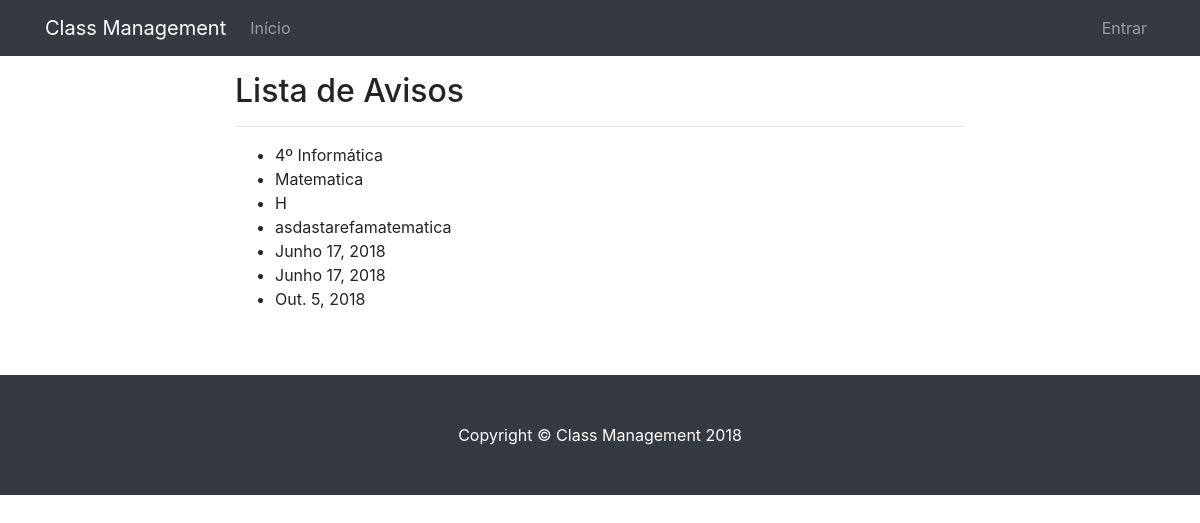
Screenshot of /visualizar/aviso/ with the database file from the repository.
### classmanagement/models.py (models this page shows, shortened)
class Aviso(models.Model):
    AVISO_CHOICES   = (
        ('N', 'Aviso'), #Notice
        ('H', 'Tarefa'), #Homework
        ('W', 'Trabalho'), #Work
        ('E', 'Prova'), #Exam
    )
    data_final              = models.DateField(auto_now=False, auto_now_add=False, blank=False, null=False, verbose_name="Data Final")
    tipo_aviso              = models.CharField(max_length=1, choices=AVISO_CHOICES, null=False, blank=False, help_text='Obrigatório.', verbose_name="Tipo de Aviso")
    comentarios             = models.TextField(null=True, blank=True)
    ultima_modificacao      = models.DateField(auto_now=True)
    data_post               = models.DateField(auto_now_add=True)
    turma                   = models.ForeignKey(Turma, on_delete=models.PROTECT, null=False, blank=False)
    materia                 = models.ForeignKey(Materia, on_delete=models.PROTECT, null=False, blank=False)

class Turma(models.Model):
    nome                    = models.CharField(max_length=120, blank=False, null=False, help_text='Obrigatório.')
    alunos                  = models.ManyToManyField(User, help_text='Obrigatório', related_name='alunos_matriculados')
    data_cadastro           = models.DateField(auto_now_add=True)
    representante           = models.ForeignKey(User, on_delete=models.PROTECT, blank=False, null=False)
    colegio                 = models.ForeignKey(Colegio, on_delete=models.PROTECT, blank=False, null=False, help_text='Obrigatório.')
    def __str__(self):
        return self.nome

class Materia(models.Model):
    DIA_CHOICES   = (
        ('Seg', 'Segunda'),
        ('Ter', 'Terca'),
        ('Qua', 'Quarta'),
        ('Qui', 'Quinta'),
        ('Sex', 'Sexta'),
        ('Sab', 'Sabado'),
        ('Dom', 'Domingo'),
    )
    nome                    = models.CharField(max_length=120, blank=False, null=False, help_text='Obrigatório.')
    local                   = models.CharField(max_length=120, blank=False, null=False, help_text='Exemplo: "Sala 02"')
    dia                     = models.CharField(max_length=3, blank=False, null=False, choices=DIA_CHOICES, help_text='Dia da Semana')
    horario_inicio          = models.CharField(max_length=5, blank=False, null=False, verbose_name="Horario de inicio", help_text='Exemplo: "20:00"')
    horario_fim             = models.CharField(max_length=5, blank=False, null=False, verbose_name="Horario final", help_text='Exemplo: "20:50"')
    turma                   = models.ForeignKey(Turma, on_delete=models.PROTECT, null=False, blank=False)
    professor               = models.ForeignKey(Professor, on_delete=models.PROTECT, null=False, blank=False)
    def __str__(self):
        return self.nome
    class Meta:
        verbose_name = 'Matéria'
        verbose_name_plural = 'Matérias'

### classmanagement/views.py (the view)
# urls.py: path('visualizar/aviso/', views.AvisoListView.as_view(), name='visualizar_aviso'),
class AvisoListView(generic.ListView):
    model = models.Aviso
    template_name = 'list/aviso_list.html'
    def get_context_data(selfself, **kwargs):
        context = super().get_context_data(**kwargs)
        context['titulo'] = 'Lista de Avisos'
        return context

### classmanagement/templates/list/aviso_list.html (shortened to what this page needs)
{% extends "list.html" %}
{% block lista %}
<ul>
{% for atendimento in object_list %}
    <li>{{ atendimento.turma }}</li>
    <li>{{ atendimento.materia }}</li>
    <li>{{ atendimento.tipo_aviso }}</li>
    <li>{{ atendimento.comentarios }}</li>
    <li>{{ atendimento.data_post }}</li>
    <li>{{ atendimento.ultima_modificacao }}</li>
    <li>{{ atendimento.data_final }}</li>
    <br>
{% empty %}
    <li>Vazio.</li>
{% endfor %}
</ul>
{% endblock %}

### rows the page displays
Aviso: turma "4º Informática", materia "Matematica", tipo_aviso "H", comentarios "asdastarefamatematica", data_post "Junho 17, 2018", ultima_modificacao "Junho 17, 2018", data_final "Out. 5, 2018"

### other values shown
{{ titulo }} "Lista de Avisos"
